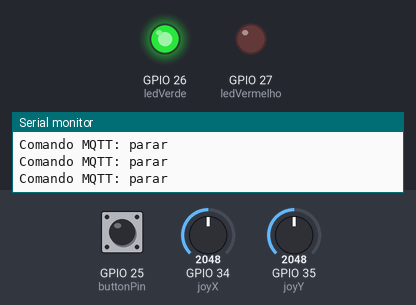
Simulated run of this sketch. Board: ESP32. Parts: output pins drawn as LEDs (lit = HIGH), the last lines printed to the serial monitor. Inputs (shaded band) come from the test bench; at power-on: GPIO 25 (buttonPin) HIGH, GPIO 34 (joyX) = 2048, GPIO 35 (joyY) = 2048. WiFi joins after 1.5 s; servers stay silent unless stated; no MQTT or app messages arrive unless stated.

Above: at 2.7 s.
2.8 s: GPIO 25 (buttonPin) pulled LOW for 0.35 s
At 4.3 s:
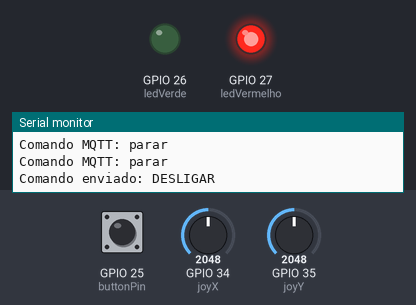
Timing chart, 0 to 5.8 s (numbered marks = the images above; inputs shaded):
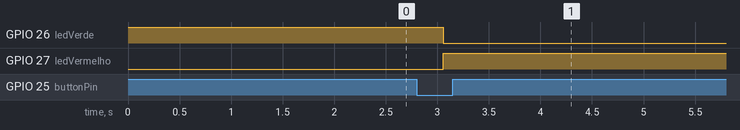

Measured:
- after the input at 2.8 s, GPIO 26 (ledVerde): HIGH → LOW after 0.26 s; GPIO 27 (ledVermelho): LOW → HIGH after 0.26 s

The sketch:

controle.ino
```cpp
#include <WiFi.h>
#include <PubSubClient.h>

// ---- Wi-Fi ----
const char* ssid = "CIMATEC-VISITANTE";
const char* password = "";


// ---- MQTT Broker ----
const char* mqtt_server = "test.mosquitto.org";
const int mqtt_port = 1883;
WiFiClient espClient;
PubSubClient client(espClient);

// ---- Pinos ----
const int joyX = 34;
const int joyY = 35;
const int buttonPin = 25;
const int ledVerde = 26;
const int ledVermelho = 27;

bool ligado = true;

void conectarWiFi() {
  Serial.print("Conectando-se ao WiFi");
  WiFi.begin(ssid, password);
  while (WiFi.status() != WL_CONNECTED) {
    delay(300);
    Serial.print(".");
  }
  Serial.println("\nConectado ao WiFi!");
}

void conectarMQTT() {
  while (!client.connected()) {
    Serial.print("Conectando ao Broker MQTT...");
    if (client.connect("ESP32ControleWokwi")) {
      Serial.println("conectado!");
      client.publish("/robo/comando", "Controle remoto conectado");
    } else {
      Serial.print("falha, rc=");
      Serial.print(client.state());
      Serial.println(" tentando novamente em 5s");
      delay(5000);
    }
  }
}

void setup() {
  Serial.begin(115200);
  pinMode(buttonPin, INPUT_PULLUP);
  pinMode(ledVerde, OUTPUT);
  pinMode(ledVermelho, OUTPUT);
  digitalWrite(ledVerde, HIGH);
  digitalWrite(ledVermelho, LOW);

  conectarWiFi();
  client.setServer(mqtt_server, mqtt_port);
  conectarMQTT();
}

void loop() {
  if (!client.connected()) conectarMQTT();
  client.loop();

  int x = analogRead(joyX);
  int y = analogRead(joyY);

  String comando = "parar";
  if (digitalRead(buttonPin) == LOW) {
    ligado = false;
    comando = "desligar";
    digitalWrite(ledVerde, LOW);
    digitalWrite(ledVermelho, HIGH);
    Serial.println("Comando enviado: DESLIGAR");
    client.publish("/robo/comandos", comando.c_str());
    delay(1000);
  }

  if (ligado) {
    if (x > 3500) comando = "DIREITA";
    else if (x < 1500) comando = "ESQUERDA";
    else if (y > 3500) comando = "FRENTE";
    else if (y < 1500) comando = "TRAS";

    client.publish("/robo/comandos", comando.c_str());
    Serial.println("Comando MQTT: " + comando);
    digitalWrite(ledVerde, HIGH);
    digitalWrite(ledVermelho, LOW);
  }

  delay(300);
}
```
